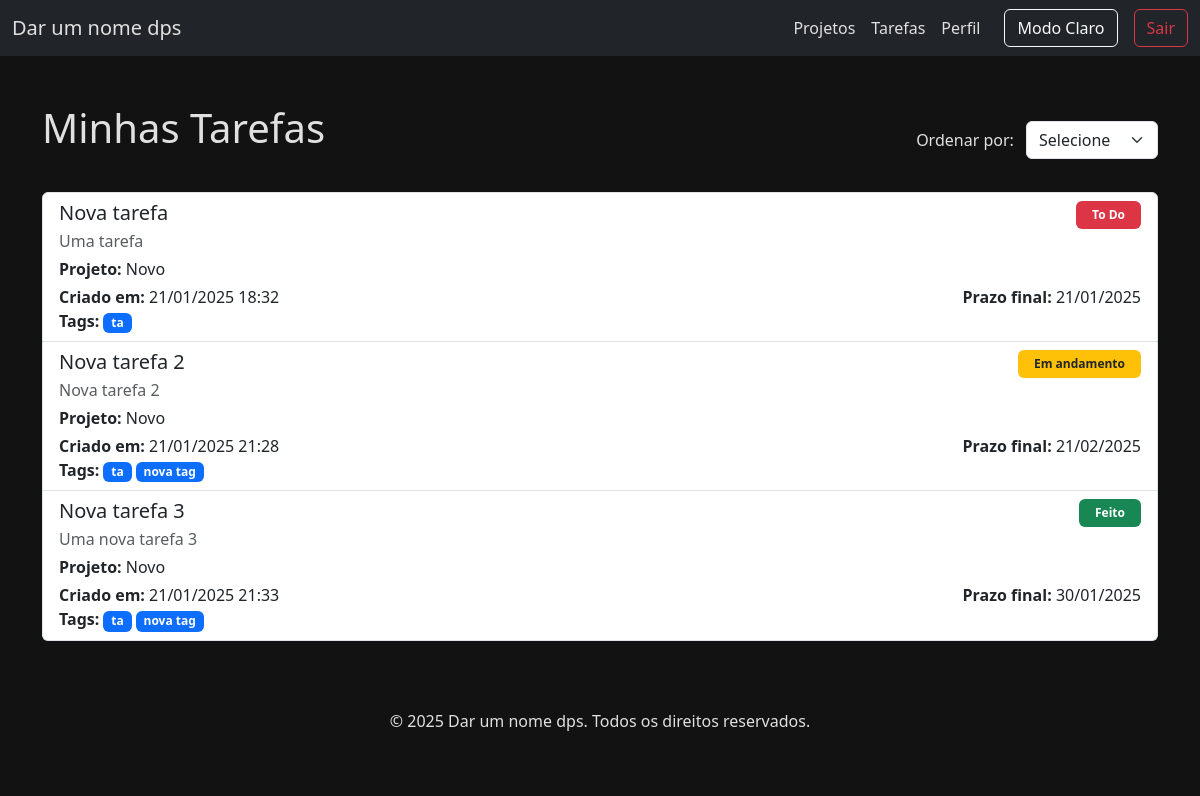
The page /tarefas (signed in) on the database as committed earlier.
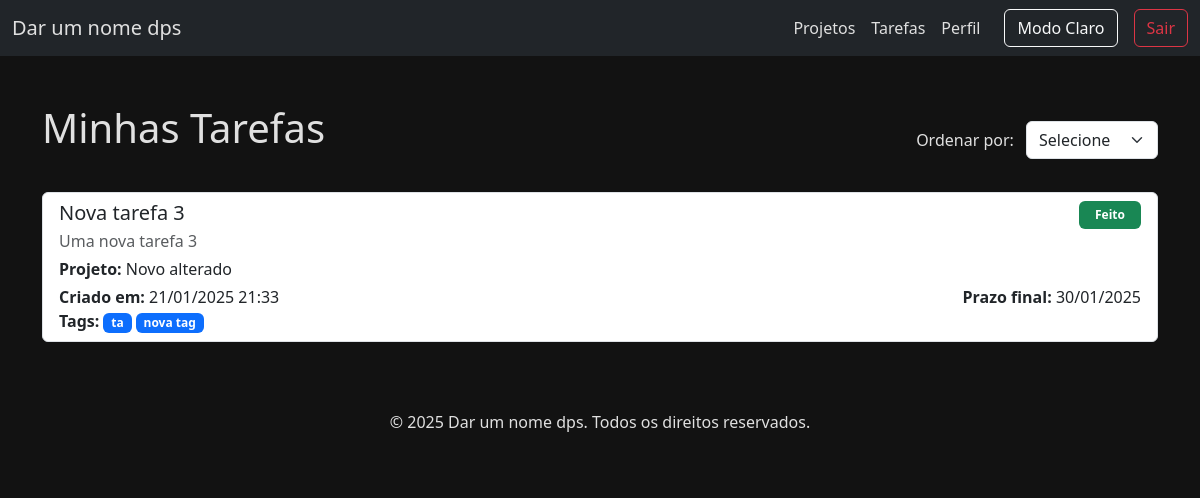
The same page on the database as committed later.
### controle_tarefa/models.py (models this page shows, shortened)
class Tarefa(models.Model):
    STATUS = [
        ('To Do', 'todo'),
        ('Em andamento', 'em_andamento'),
        ('Feito', 'feito'),
    ]
    titulo = models.CharField(max_length=200)
    descricao = models.TextField(blank=True, null=True)
    projeto = models.ForeignKey(Projeto, on_delete=models.CASCADE, related_name='tarefas')
    atribuido_a = models.ForeignKey(User, on_delete=models.SET_NULL, null=True, blank=True, related_name='tarefas')
    status = models.CharField(max_length=20, choices=STATUS, default='todo')
    data_criacao = models.DateTimeField(auto_now_add=True)
    data_prazo_final = models.DateField(null=True, blank=True)
    tags = models.ManyToManyField(Tag, related_name='tarefas', blank=True)

class Projeto(models.Model):
    nome = models.CharField(max_length=200)
    descricao = models.TextField(blank=True, null=True)
    criador = models.ForeignKey(User, on_delete=models.CASCADE, related_name='projetos_criados')
    membros = models.ManyToManyField(User, related_name='projetos', blank=True)
    data_criacao = models.DateTimeField(auto_now_add=True)
    tags = models.ManyToManyField(Tag, related_name='projetos', blank=True)

class Tag(models.Model):
    nome = models.CharField(max_length=50, unique=True)

### controle_tarefa/views.py (the view)
# urls.py: path('tarefas', views.tarefas, name='tarefas'),
@login_required(login_url='/auth/login')
def tarefas(request):
    usuario_logado = request.user
    tarefas_do_usuario = Tarefa.objects.filter(atribuido_a=usuario_logado).order_by('data_criacao')
    ordenar = request.GET.get('ordenar')
    if ordenar == 'prazo':
        print()
        tarefas_do_usuario = tarefas_do_usuario.order_by('data_prazo_final')
    return HttpResponse(render(request, 'tarefas.html', {'user': usuario_logado, 'tarefas_do_usuario': tarefas_do_usuario}))

### controle_tarefa/templates/tarefas.html (shortened to what this page needs)
{% extends 'base.html' %}
{% block content %}
<div class="container my-5">
    <div class="d-flex justify-content-between align-items-center mb-3">
        <h1 class="mb-4 ">Minhas Tarefas</h1>
        {% if tarefas_do_usuario %}
            <form method="get">
                <label for="ordenar" class="me-2">Ordenar por:</label>
                <select id="ordenar" name="ordenar" class="form-select d-inline-block w-auto" onchange="this.form.submit()">
                    <option value="" {% if not request.GET.ordenar %}selected{% endif %}>Selecione</option>
                </select>
            </form>
        {% endif %}
    </div>
        {% if tarefas_do_usuario %}
        <ul class="list-group">
            {% for tarefa in tarefas_do_usuario %}
                <li class="list-group-item">
                    <div class="d-flex justify-content-between align-items-center">
                        <h5 class="mb-1">{{ tarefa.titulo }}</h5>
                        <span class="badge {% if tarefa.status == 'Feito' %}bg-success{% elif tarefa.status == 'Em andamento' %}bg-warning text-dark{% elif tarefa.status == 'To Do' %}bg-danger{% else %}bg-secondary{% endif %} px-3 py-2">
                            {{ tarefa.status }}
                        </span>
                    </div>
                    <p class="mb-1 text-muted">{{ tarefa.descricao }}</p>
                    <p class="mb-1">
                        <strong>Projeto:</strong> {{ tarefa.projeto.nome }}
                    </p>
                    <div class="d-flex justify-content-between">
                        <span><strong>Criado em:</strong> {{ tarefa.data_criacao|date:"d/m/Y H:i" }}</span>
                        <span class="ms-auto"><strong>Prazo final:</strong> {{ tarefa.data_prazo_final|date:"d/m/Y" }}</span>
                    </div>
                    <p class="mb-0">
                        <strong>Tags:</strong>
                        {% for tag in tarefa.tags.all %}
                            <span class="badge bg-primary">{{ tag.nome }}</span>
                        {% empty %}
                            <span class="text-muted">Nenhuma tag</span>
                        {% endfor %}
                    </p>
                </li>
            {% endfor %}
        </ul>
    {% else %}
        <p class="text-muted">Você ainda não possui tarefas cadastradas.</p>
    {% endif %}
</div>
{% endblock %}

Rows that differ between the two databases and show on the page:
no longer on this page (row edited): Tarefa: titulo "Nova tarefa", status "To Do", descricao "Uma tarefa", projeto.nome "Novo", data_criacao "21/01/2025 18:32", data_prazo_final "21/01/2025", Tag (nome "ta")
no longer on this page (row edited): Tarefa: titulo "Nova tarefa 2", status "Em andamento", descricao "Nova tarefa 2", projeto.nome "Novo", data_criacao "21/01/2025 21:28", data_prazo_final "21/02/2025", Tag (nome "ta"), Tag (nome "nova tag")
changed through a linked row, Tarefa "Nova tarefa 3": projeto.nome "Novo" → "Novo alterado"
